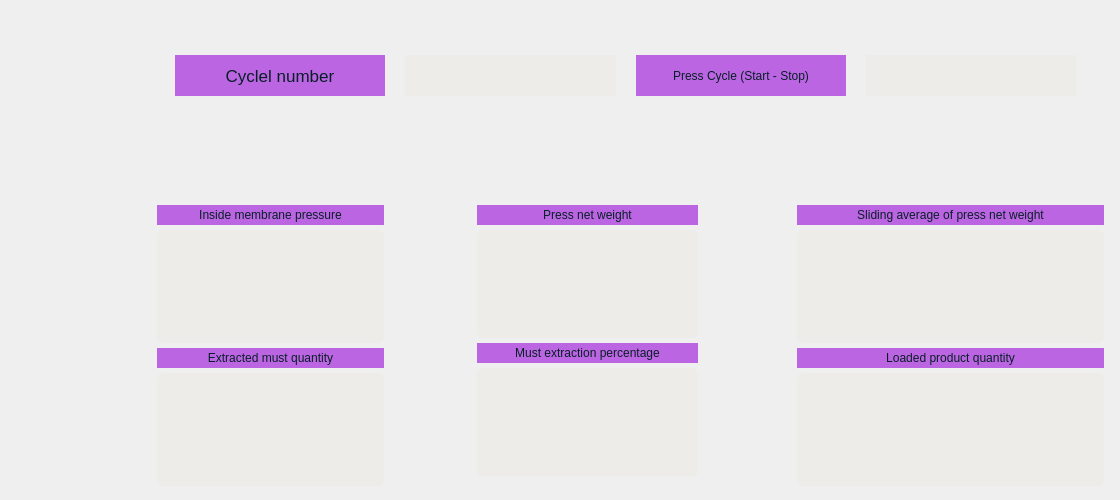
             <widget class="QWidget" name="tab_2">
              <attribute name="icon">
               <iconset>
                <normaloff>Assets/dashboard.png</normaloff>Assets/dashboard.png</iconset>
              </attribute>
              <attribute name="title">
               <string>Summary Metircs</string>
              </attribute>
              <widget class="QWidget" name="gridLayoutWidget">
               <property name="geometry">
                <rect>
                 <x>170</x>
                 <y>50</y>
                 <width>911</width>
                 <height>51</height>
                </rect>
               </property>
               <layout class="QGridLayout" name="gridLayout" columnminimumwidth="0,1,0,2">
                <property name="leftMargin">
                 <number>5</number>
                </property>
                <property name="topMargin">
                 <number>5</number>
                </property>
                <property name="rightMargin">
                 <number>5</number>
                </property>
                <property name="bottomMargin">
                 <number>5</number>
                </property>
                <property name="horizontalSpacing">
                 <number>20</number>
                </property>
                <item row="0" column="2">
                 <widget class="QLabel" name="lbl_cycle_duration">
                  <property name="styleSheet">
                   <string notr="true">color: rgb(7, 30, 38);
background-color: rgba(183, 90, 226, 237);
font: 13pt &quot;Ubuntu&quot;;</string>
                  </property>
                  <property name="text">
                   <string>Press Cycle (Start - Stop)</string>
                  </property>
                  <property name="alignment">
                   <set>Qt::AlignCenter</set>
                  </property>
                 </widget>
                </item>
                <item row="0" column="0">
                 <widget class="QLabel" name="lbl_cycle_nbr">
                  <property name="font">
                   <font>
                    <family>Ubuntu</family>
                    <pointsize>13</pointsize>
                    <weight>50</weight>
                    <italic>false</italic>
                    <bold>false</bold>
                   </font>
                  </property>
                  <property name="styleSheet">
                   <string notr="true">color: rgb(7, 30, 38);
background-color: rgba(183, 90, 226, 237);
font: 13pt &quot;Ubuntu&quot;;

</string>
                  </property>
                  <property name="text">
                   <string>Cyclel number</string>
                  </property>
                  <property name="alignment">
                   <set>Qt::AlignCenter</set>
                  </property>
                 </widget>
                </item>
                <item row="0" column="1">
                 <widget class="QLabel" name="lbl_cycle_nbr_value">
                  <property name="styleSheet">
                   <string notr="true">font: 16pt &quot;Ubuntu&quot;;
color: rgb(7, 30, 38);
background-color: rgb(237, 236, 232);	</string>
                  </property>
                  <property name="text">
                   <string/>
                  </property>
                  <property name="alignment">
                   <set>Qt::AlignCenter</set>
                  </property>
                 </widget>
                </item>
                <item row="0" column="3">
                 <widget class="QLabel" name="lbl_cycle_duration_value">
                  <property name="styleSheet">
                   <string notr="true">color: rgb(7, 30, 38);
font: 13pt &quot;Ubuntu&quot;;
background-color: rgb(237, 236, 232);</string>
                  </property>
                  <property name="text">
                   <string/>
                  </property>
                  <property name="alignment">
                   <set>Qt::AlignCenter</set>
                  </property>
                 </widget>
                </item>
               </layout>
              </widget>
              <widget class="QWidget" name="verticalLayoutWidget_3">
               <property name="geometry">
                <rect>
                 <x>150</x>
                 <y>200</y>
                 <width>241</width>
                 <height>291</height>
                </rect>
               </property>
               <layout class="QVBoxLayout" name="verticalLayout_5">
                <property name="spacing">
                 <number>5</number>
                </property>
                <property name="leftMargin">
                 <number>7</number>
                </property>
                <property name="topMargin">
                 <number>5</number>
                </property>
                <property name="rightMargin">
                 <number>7</number>
                </property>
                <property name="bottomMargin">
                 <number>5</number>
                </property>
                <item>
                 <widget class="QLabel" name="lbl_membrane_pressure">
                  <property name="sizePolicy">
                   <sizepolicy hsizetype="Preferred" vsizetype="Fixed">
                    <horstretch>0</horstretch>
                    <verstretch>0</verstretch>
                   </sizepolicy>
                  </property>
                  <property name="styleSheet">
                   <string notr="true">font: 13pt &quot;Ubuntu&quot;;
color: rgb(7, 30, 38);
background-color: rgba(183, 90, 226, 237);
padding: 3px;</string>
                  </property>
                  <property name="text">
                   <string>Inside membrane pressure</string>
                  </property>
                  <property name="alignment">
                   <set>Qt::AlignCenter</set>
                  </property>
                 </widget>
                </item>
                <item>
                 <widget class="QLabel" name="lbl_membrane_pressure_value">
                  <property name="sizePolicy">
                   <sizepolicy hsizetype="Preferred" vsizetype="Minimum">
                    <horstretch>0</horstretch>
                    <verstretch>0</verstretch>
                   </sizepolicy>
                  </property>
                  <property name="styleSheet">
                   <string notr="true">font: 75 22pt &quot;URW Bookman L&quot;;
background-color: rgb(237, 236, 232);
color: rgb(151, 64, 191);
border-radius:5px;

</string>
                  </property>
                  <property name="frameShape">
                   <enum>QFrame::StyledPanel</enum>
                  </property>
                  <property name="lineWidth">
                   <number>1</number>
                  </property>
                  <property name="text">
                   <string/>
                  </property>
                  <property name="alignment">
                   <set>Qt::AlignCenter</set>
                  </property>
                 </widget>
                </item>
                <item>
                 <widget class="QLabel" name="label">
                  <property name="sizePolicy">
                   <sizepolicy hsizetype="Preferred" vsizetype="Fixed">
                    <horstretch>0</horstretch>
                    <verstretch>0</verstretch>
                   </sizepolicy>
                  </property>
                  <property name="styleSheet">
                   <string notr="true">font: 13pt &quot;Ubuntu&quot;;
color: rgb(7, 30, 38);
background-color: rgba(183, 90, 226, 237);
padding: 3px;
</string>
                  </property>
                  <property name="text">
                   <string>Extracted must quantity</string>
                  </property>
                  <property name="alignment">
                   <set>Qt::AlignCenter</set>
                  </property>
                 </widget>
                </item>
                <item>
                 <widget class="QLabel" name="label_2">
                  <property name="sizePolicy">
                   <sizepolicy hsizetype="Preferred" vsizetype="Minimum">
                    <horstretch>0</horstretch>
                    <verstretch>0</verstretch>
                   </sizepolicy>
                  </property>
                  <property name="styleSheet">
                   <string notr="true">font: 75 22pt &quot;URW Bookman L&quot;;
background-color: rgb(237, 236, 232);
color: rgb(151, 64, 191);
border-radius:5px;
</string>
                  </property>
                  <property name="frameShape">
                   <enum>QFrame::StyledPanel</enum>
                  </property>
                  <property name="text">
                   <string/>
                  </property>
                  <property name="alignment">
                   <set>Qt::AlignCenter</set>
                  </property>
                 </widget>
                </item>
               </layout>
              </widget>
              <widget class="QWidget" name="verticalLayoutWidget_4">
               <property name="geometry">
                <rect>
                 <x>470</x>
                 <y>200</y>
                 <width>235</width>
                 <height>281</height>
                </rect>
               </property>
               <layout class="QVBoxLayout" name="verticalLayout_6">
                <property name="spacing">
                 <number>5</number>
                </property>
                <property name="leftMargin">
                 <number>7</number>
                </property>
                <property name="topMargin">
                 <number>5</number>
                </property>
                <property name="rightMargin">
                 <number>7</number>
                </property>
                <property name="bottomMargin">
                 <number>5</number>
                </property>
                <item>
                 <widget class="QLabel" name="lbl_press_nweight">
                  <property name="sizePolicy">
                   <sizepolicy hsizetype="Preferred" vsizetype="Fixed">
                    <horstretch>0</horstretch>
                    <verstretch>0</verstretch>
                   </sizepolicy>
                  </property>
                  <property name="styleSheet">
                   <string notr="true">font: 13pt &quot;Ubuntu&quot;;
color: rgb(7, 30, 38);
background-color: rgba(183, 90, 226, 237);
padding: 3px;</string>
                  </property>
                  <property name="text">
                   <string>Press net weight</string>
                  </property>
                  <property name="alignment">
                   <set>Qt::AlignCenter</set>
                  </property>
                 </widget>
                </item>
                <item>
                 <widget class="QLabel" name="lbl_press_nweight_value">
                  <property name="sizePolicy">
                   <sizepolicy hsizetype="Preferred" vsizetype="Minimum">
                    <horstretch>0</horstretch>
                    <verstretch>0</verstretch>
                   </sizepolicy>
                  </property>
                  <property name="styleSheet">
                   <string notr="true">font: 75 22pt &quot;URW Bookman L&quot;;
background-color: rgb(237, 236, 232);
color: rgb(151, 64, 191);
border-radius:5px;
</string>
                  </property>
                  <property name="frameShape">
                   <enum>QFrame::StyledPanel</enum>
                  </property>
                  <property name="text">
                   <string/>
                  </property>
                  <property name="alignment">
                   <set>Qt::AlignCenter</set>
                  </property>
                 </widget>
                </item>
                <item>
                 <widget class="QLabel" name="label_3">
                  <property name="sizePolicy">
                   <sizepolicy hsizetype="Preferred" vsizetype="Fixed">
                    <horstretch>0</horstretch>
                    <verstretch>0</verstretch>
                   </sizepolicy>
                  </property>
                  <property name="styleSheet">
                   <string notr="true">font: 13pt &quot;Ubuntu&quot;;
color: rgb(7, 30, 38);
background-color: rgba(183, 90, 226, 237);
padding: 3px;</string>
                  </property>
                  <property name="text">
                   <string>Must extraction percentage</string>
                  </property>
                  <property name="alignment">
                   <set>Qt::AlignCenter</set>
                  </property>
                 </widget>
                </item>
                <item>
                 <widget class="QLabel" name="label_4">
                  <property name="sizePolicy">
                   <sizepolicy hsizetype="Preferred" vsizetype="Minimum">
                    <horstretch>0</horstretch>
                    <verstretch>0</verstretch>
                   </sizepolicy>
                  </property>
                  <property name="styleSheet">
                   <string notr="true">font: 75 22pt &quot;URW Bookman L&quot;;
background-color: rgb(237, 236, 232);
color: rgb(151, 64, 191);
border-radius:5px;
</string>
                  </property>
                  <property name="frameShape">
                   <enum>QFrame::StyledPanel</enum>
                  </property>
                  <property name="text">
                   <string/>
                  </property>
                  <property name="alignment">
                   <set>Qt::AlignCenter</set>
                  </property>
                 </widget>
                </item>
               </layout>
              </widget>
              <widget class="QWidget" name="verticalLayoutWidget_5">
               <property name="geometry">
                <rect>
                 <x>790</x>
                 <y>200</y>
                 <width>321</width>
                 <height>291</height>
                </rect>
               </property>
               <layout class="QVBoxLayout" name="verticalLayout_8">
                <property name="spacing">
                 <number>5</number>
                </property>
                <property name="leftMargin">
                 <number>7</number>
                </property>
                <property name="topMargin">
                 <number>5</number>
                </property>
                <property name="rightMargin">
                 <number>7</number>
                </property>
                <property name="bottomMargin">
                 <number>5</number>
                </property>
                <item>
                 <widget class="QLabel" name="lbl_sl_avg_press_nweight">
                  <property name="sizePolicy">
                   <sizepolicy hsizetype="Preferred" vsizetype="Fixed">
                    <horstretch>0</horstretch>
                    <verstretch>0</verstretch>
                   </sizepolicy>
                  </property>
                  <property name="styleSheet">
                   <string notr="true">font: 13pt &quot;Ubuntu&quot;;
color: rgb(7, 30, 38);
background-color: rgba(183, 90, 226, 237);
padding: 3px;</string>
                  </property>
                  <property name="text">
                   <string>Sliding average of press net weight</string>
                  </property>
                  <property name="alignment">
                   <set>Qt::AlignCenter</set>
                  </property>
                 </widget>
                </item>
                <item>
                 <widget class="QLabel" name="lbl_sl_avg_press_nweight_value">
                  <property name="sizePolicy">
                   <sizepolicy hsizetype="Preferred" vsizetype="Minimum">
                    <horstretch>0</horstretch>
                    <verstretch>0</verstretch>
                   </sizepolicy>
                  </property>
                  <property name="font">
                   <font>
                    <family>URW Bookman L</family>
                    <pointsize>22</pointsize>
                    <weight>9</weight>
                    <italic>false</italic>
                    <bold>false</bold>
                   </font>
                  </property>
                  <property name="styleSheet">
                   <string notr="true">font: 75 22pt &quot;URW Bookman L&quot;;
background-color: rgb(237, 236, 232);
color: rgb(151, 64, 191);
border-radius:5px;
</string>
                  </property>
                  <property name="frameShape">
                   <enum>QFrame::StyledPanel</enum>
                  </property>
                  <property name="midLineWidth">
                   <number>0</number>
                  </property>
                  <property name="text">
                   <string/>
                  </property>
                  <property name="alignment">
                   <set>Qt::AlignCenter</set>
                  </property>
                 </widget>
                </item>
                <item>
                 <widget class="QLabel" name="label_5">
                  <property name="sizePolicy">
                   <sizepolicy hsizetype="Preferred" vsizetype="Fixed">
                    <horstretch>0</horstretch>
                    <verstretch>0</verstretch>
                   </sizepolicy>
                  </property>
                  <property name="styleSheet">
                   <string notr="true">font: 13pt &quot;Ubuntu&quot;;
color: rgb(7, 30, 38);
background-color: rgba(183, 90, 226, 237);
padding: 3px;
</string>
                  </property>
                  <property name="text">
                   <string>Loaded product quantity</string>
                  </property>
                  <property name="alignment">
                   <set>Qt::AlignCenter</set>
                  </property>
                 </widget>
                </item>
                <item>
                 <widget class="QLabel" name="label_6">
                  <property name="sizePolicy">
                   <sizepolicy hsizetype="Preferred" vsizetype="Minimum">
                    <horstretch>0</horstretch>
                    <verstretch>0</verstretch>
                   </sizepolicy>
                  </property>
                  <property name="styleSheet">
                   <string notr="true">font: 75 22pt &quot;URW Bookman L&quot;;
background-color: rgb(237, 236, 232);
color: rgb(151, 64, 191);
border-radius:5px;
</string>
                  </property>
                  <property name="text">
                   <string/>
                  </property>
                  <property name="alignment">
                   <set>Qt::AlignCenter</set>
                  </property>
                 </widget>
                </item>
               </layout>
              </widget>
             </widget>
